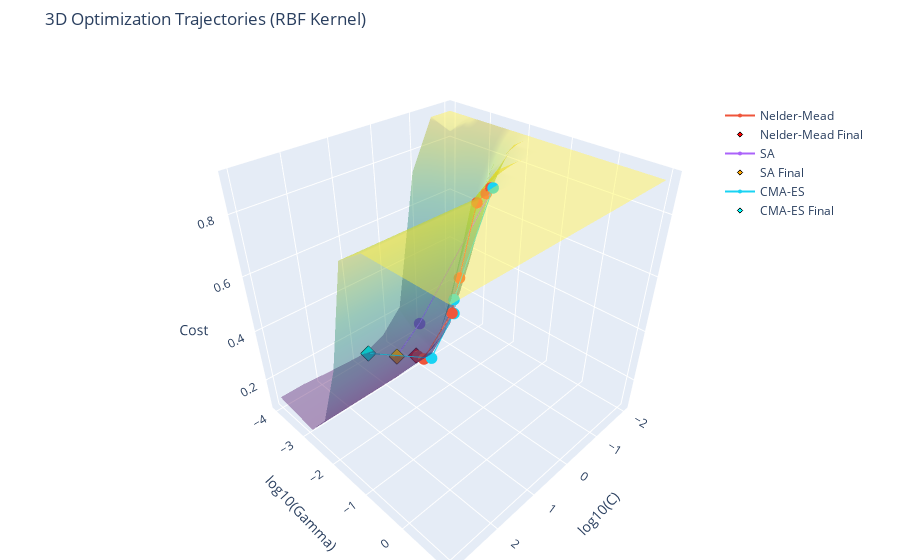

The notebook cell saved with this chart:
### Code cell
import plotly.graph_objects as go

filename_prefix = "rbf_trajectories"

fig = go.Figure()

# Add surface plot
fig.add_trace(go.Surface(
    x=log_C_mesh,
    y=log_gamma_mesh,
    z=cost_grid,
    colorscale='Viridis',
    opacity=0.4,
    showscale=False
))

# Add trajectory lines and final points
for key, traj in trajectories.items():
    if traj.ndim == 2 and traj.shape[1] == 2:
        z_costs = np.array([svm_objective_rbf_plot(p) for p in traj])

        # Trajectory line
        fig.add_trace(go.Scatter3d(
            x=traj[:, 0],
            y=traj[:, 1],
            z=z_costs,
            mode='lines+markers',
            marker=dict(size=4),
            line=dict(width=2),
            name=key
        ))

        # Final point
        final_point = final_solutions[key]
        final_z = svm_objective_rbf_plot(final_point)
        fig.add_trace(go.Scatter3d(
            x=[final_point[0]],
            y=[final_point[1]],
            z=[final_z],
            mode='markers',
            marker=dict(
                symbol='diamond', size=4,
                color=colors.get(key, 'black'),
                line=dict(color='black', width=1)
            ),
            name=f"{key} Final"
        ))

# Update layout
fig.update_layout(
    title='3D Optimization Trajectories (RBF Kernel)',
    scene=dict(
        xaxis_title='log10(C)',
        yaxis_title='log10(Gamma)',
        zaxis_title='Cost'
    ),
    legend=dict(x=0.8, y=0.9),
    margin=dict(l=0, r=0, t=50, b=0)
)

# Save to HTML file
os.makedirs("plots", exist_ok=True)
html_path = f"plots/{filename_prefix}.html"
fig.write_html(html_path)
print(f"Saved interactive plot to: {html_path}")

# Show the plot in the notebook
fig.show()

### Figure 1 — Plotly figure (JSON) as saved in the notebook; plotly's stock layout.template omitted (floating-point values rounded to 4 significant figures)
{"data": [{"colorscale": [[0, "#440154"], [0.1111, "#482878"], [0.2222, "#3e4989"], [0.3333, "#31688e"], [0.4444, "#26828e"], [0.5556, "#1f9e89"], [0.6667, "#35b779"], [0.7778, "#6ece58"], [0.8889, "#b5de2b"], [1, "#fde725"]], "opacity": 0.4, "showscale": false, "type": "surface", "x": [[-2, -1.444, -0.8889, -0.3333, 0.2222, 0.7778, 1.333, 1.889, 2.444, 3], [-2, -1.444, -0.8889, -0.3333, 0.2222, 0.7778, 1.333, 1.889, 2.444, 3], [-2, -1.444, -0.8889, -0.3333, 0.2222, 0.7778, 1.333, 1.889, 2.444, 3], [-2, -1.444, -0.8889, -0.3333, 0.2222, 0.7778, 1.333, 1.889, 2.444, 3], [-2, -1.444, -0.8889, -0.3333, 0.2222, 0.7778, 1.333, 1.889, 2.444, 3], [-2, -1.444, -0.8889, -0.3333, 0.2222, 0.7778, 1.333, 1.889, 2.444, 3], [-2, -1.444, -0.8889, -0.3333, 0.2222, 0.7778, 1.333, 1.889, 2.444, 3], [-2, -1.444, -0.8889, -0.3333, 0.2222, 0.7778, 1.333, 1.889, 2.444, 3], [-2, -1.444, -0.8889, -0.3333, 0.2222, 0.7778, 1.333, 1.889, 2.444, 3], [-2, -1.444, -0.8889, -0.3333, 0.2222, 0.7778, 1.333, 1.889, 2.444, 3]], "y": [[-4, -4, -4, -4, -4, -4, -4, -4, -4, -4], [-3.444, -3.444, -3.444, -3.444, -3.444, -3.444, -3.444, -3.444, -3.444, -3.444], [-2.889, -2.889, -2.889, -2.889, -2.889, -2.889, -2.889, -2.889, -2.889, -2.889], [-2.333, -2.333, -2.333, -2.333, -2.333, -2.333, -2.333, -2.333, -2.333, -2.333], [-1.778, -1.778, -1.778, -1.778, -1.778, -1.778, -1.778, -1.778, -1.778, -1.778], [-1.222, -1.222, -1.222, -1.222, -1.222, -1.222, -1.222, -1.222, -1.222, -1.222], [-0.6667, -0.6667, -0.6667, -0.6667, -0.6667, -0.6667, -0.6667, -0.6667, -0.6667, -0.6667], [-0.1111, -0.1111, -0.1111, -0.1111, -0.1111, -0.1111, -0.1111, -0.1111, -0.1111, -0.1111], [0.4444, 0.4444, 0.4444, 0.4444, 0.4444, 0.4444, 0.4444, 0.4444, 0.4444, 0.4444], [1, 1, 1, 1, 1, 1, 1, 1, 1, 1]], "z": [[0.9, 0.9, 0.734, 0.224, 0.138, 0.104, 0.108, 0.114, 0.122, 0.122], [0.9, 0.872, 0.284, 0.152, 0.108, 0.108, 0.11, 0.112, 0.112, 0.112], [0.9, 0.544, 0.236, 0.13, 0.112, 0.1, 0.1, 0.1, 0.1, 0.1], [0.9, 0.788, 0.492, 0.288, 0.206, 0.206, 0.206, 0.206, 0.206, 0.206], [0.9, 0.9, 0.828, 0.778, 0.458, 0.458, 0.458, 0.458, 0.458, 0.458], [0.9, 0.9, 0.9, 0.9, 0.844, 0.844, 0.844, 0.844, 0.844, 0.844], [0.9, 0.9, 0.9, 0.9, 0.9, 0.9, 0.9, 0.9, 0.9, 0.9], [0.9, 0.9, 0.9, 0.9, 0.9, 0.9, 0.9, 0.9, 0.9, 0.9], [0.9, 0.9, 0.9, 0.9, 0.9, 0.9, 0.9, 0.9, 0.9, 0.9], [0.9, 0.9, 0.9, 0.9, 0.9, 0.9, 0.9, 0.9, 0.9, 0.9]]}, {"line": {"width": 2}, "marker": {"size": 4}, "mode": "lines+markers", "name": "Nelder-Mead", "type": "scatter3d", "x": [0, 0, -0.000375, -0.000375, -0.00075, -0.00075, -0.001875, -0.001937, -0.004219, -0.004281, -0.004281, -0.004281, -0.004281, -0.004281, -0.004394], "y": [-1, -1.05, -1.15, -1.15, -1.35, -1.35, -1.75, -1.95, -2.85, -3.05, -3.05, -3.05, -3.05, -3.05, -3.109], "z": [0.878, 0.876, 0.854, 0.854, 0.816, 0.816, 0.542, 0.392, 0.112, 0.106, 0.106, 0.106, 0.106, 0.106, 0.104]}, {"marker": {"color": "red", "line": {"color": "black", "width": 1}, "size": 4, "symbol": "diamond"}, "mode": "markers", "name": "Nelder-Mead Final", "type": "scatter3d", "x": [-0.004394], "y": [-3.109], "z": [0.104]}, {"line": {"width": 2}, "marker": {"size": 4}, "mode": "lines+markers", "name": "SA", "type": "scatter3d", "x": [0, -0.4804, 0.3317], "y": [-1, -3.489, -3.394], "z": [0.878, 0.178, 0.104]}, {"marker": {"color": "orange", "line": {"color": "black", "width": 1}, "size": 4, "symbol": "diamond"}, "mode": "markers", "name": "SA Final", "type": "scatter3d", "x": [0.3317], "y": [-3.394], "z": [0.104]}, {"line": {"width": 2}, "marker": {"size": 4}, "mode": "lines+markers", "name": "CMA-ES", "type": "scatter3d", "x": [0, 0.1415, -0.2772, -0.07758, 0.7256, 0.7256], "y": [-1, -1.753, -2.166, -2.671, -3.943, -3.943], "z": [0.878, 0.472, 0.35, 0.126, 0.104, 0.104]}, {"marker": {"color": "cyan", "line": {"color": "black", "width": 1}, "size": 4, "symbol": "diamond"}, "mode": "markers", "name": "CMA-ES Final", "type": "scatter3d", "x": [0.7256], "y": [-3.943], "z": [0.104]}], "layout": {"legend": {"x": 0.8, "y": 0.9}, "margin": {"b": 0, "l": 0, "r": 0, "t": 50}, "scene": {"xaxis": {"title": {"text": "log10(C)"}}, "yaxis": {"title": {"text": "log10(Gamma)"}}, "zaxis": {"title": {"text": "Cost"}}}, "title": {"text": "3D Optimization Trajectories (RBF Kernel)"}}}
